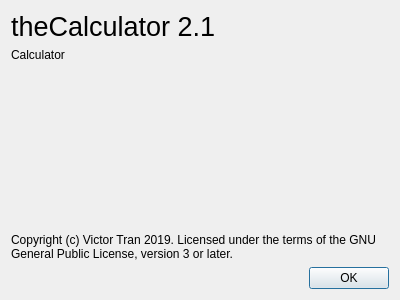
<?xml version="1.0" encoding="UTF-8"?>
<ui version="4.0">
 <class>AboutWindow</class>
 <widget class="QDialog" name="AboutWindow">
  <property name="geometry">
   <rect>
    <x>0</x>
    <y>0</y>
    <width>400</width>
    <height>300</height>
   </rect>
  </property>
  <property name="windowTitle">
   <string>About theCalculator</string>
  </property>
  <layout class="QVBoxLayout" name="verticalLayout">
   <item>
    <widget class="QLabel" name="label">
     <property name="font">
      <font>
       <pointsize>20</pointsize>
      </font>
     </property>
     <property name="text">
      <string>theCalculator 2.1</string>
     </property>
    </widget>
   </item>
   <item>
    <widget class="QLabel" name="label_2">
     <property name="text">
      <string>Calculator</string>
     </property>
    </widget>
   </item>
   <item>
    <spacer name="verticalSpacer">
     <property name="orientation">
      <enum>Qt::Vertical</enum>
     </property>
     <property name="sizeHint" stdset="0">
      <size>
       <width>20</width>
       <height>40</height>
      </size>
     </property>
    </spacer>
   </item>
   <item>
    <widget class="QLabel" name="label_3">
     <property name="text">
      <string>Copyright (c) Victor Tran 2019. Licensed under the terms of the GNU General Public License, version 3 or later.</string>
     </property>
     <property name="wordWrap">
      <bool>true</bool>
     </property>
    </widget>
   </item>
   <item>
    <layout class="QHBoxLayout" name="horizontalLayout">
     <item>
      <spacer name="horizontalSpacer">
       <property name="orientation">
        <enum>Qt::Horizontal</enum>
       </property>
       <property name="sizeHint" stdset="0">
        <size>
         <width>40</width>
         <height>20</height>
        </size>
       </property>
      </spacer>
     </item>
     <item>
      <widget class="QPushButton" name="okButton">
       <property name="text">
        <string>OK</string>
       </property>
       <property name="icon">
        <iconset theme="dialog-ok">
         <normaloff>.</normaloff>.</iconset>
       </property>
      </widget>
     </item>
    </layout>
   </item>
  </layout>
 </widget>
 <resources/>
 <connections/>
</ui>
